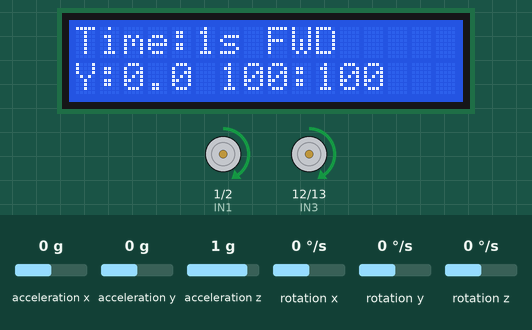
Bench run of a sketch on a simulated Arduino Uno, built with avr-gcc and run on an emulated ATmega328P. On the bench: 16×2 character LCD, motor-driver pin pairs drawn as motors (green arrow = first pin HIGH = forward, orange = second pin HIGH = backward, longer = more drive, scaled by the enable pin). Inputs (shaded band) come from the test bench; at power-on: rotation z 0 °/s, acceleration x 0 g, acceleration y 0 g, acceleration z 1 g, rotation x 0 °/s, rotation y 0 °/s. At 14.5 s the program stops and its outputs stay as they are.

Above: at 4.6 s.
4.7 s: rotation z set to -192 °/s
At 4.86 s:
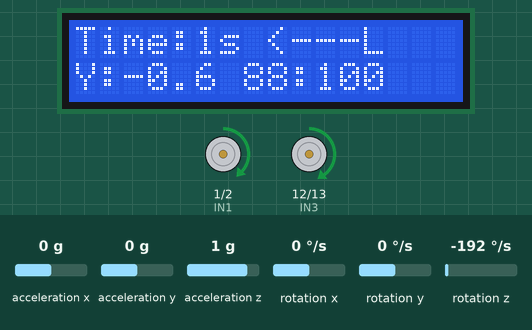
6.4 s: rotation z set to 139 °/s
At 7.21 s:
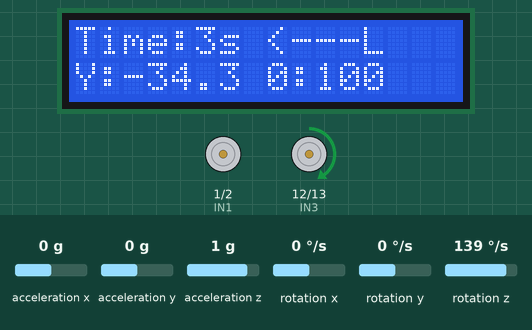
7.9 s: rotation z set to 150 °/s
At 9.7 s:
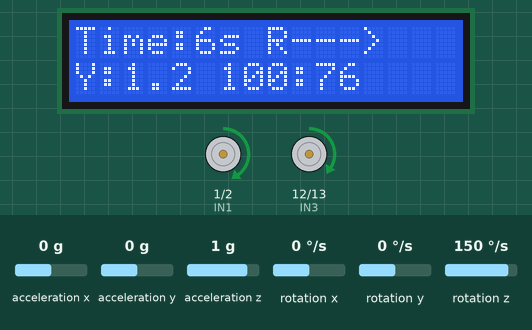
Timing chart, 0 to 16.0 s (numbered marks = the images above; inputs shaded):
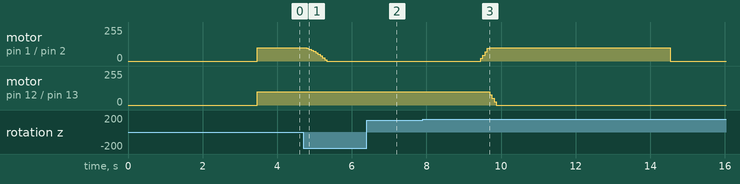

The sketch:

main_code_1.ino
```cpp
#include <Wire.h>
#include <LiquidCrystal.h>
#include <MPU6050.h>

LiquidCrystal lcd(8, 9, 4, 5, 6, 7);
MPU6050 mpu;

// Motor pins
const int IN1 = 1, IN2 = 2, IN3 = 12, IN4 = 13;
const int ENA = 11; // 左轮
const int ENB = 3;  // 右轮

unsigned long startMillis;
int secondsElapsed = 0;

const int maxLeft = 100;
const int maxRight = 100;
float targetYaw = 0;
float Kp = 0.2; // 调比例，让微小角度也调速
float yaw = 0;
float yawOffset = 0;

void setup() {
  lcd.begin(16, 2);
  lcd.print("Initializing...");

  Wire.begin();
  mpu.initialize();
  delay(2000);

  // ===== 开机零偏校正 =====
  long sum = 0;
  for (int i = 0; i < 100; i++) {
    int16_t ax, ay, az, gx, gy, gz;
    mpu.getMotion6(&ax, &ay, &az, &gx, &gy, &gz);
    sum += gz;
    delay(10);
  }
  yawOffset = sum / 100.0;  // 平均静态偏置

  pinMode(IN1, OUTPUT);
  pinMode(IN2, OUTPUT);
  pinMode(IN3, OUTPUT);
  pinMode(IN4, OUTPUT);
  pinMode(ENA, OUTPUT);
  pinMode(ENB, OUTPUT);

  moveStraight();
  startMillis = millis();
}

void moveStraight() {
  digitalWrite(IN1, HIGH); digitalWrite(IN2, LOW);
  digitalWrite(IN3, HIGH); digitalWrite(IN4, LOW);
}

void stopMotors() {
  digitalWrite(IN1, LOW); digitalWrite(IN2, LOW);
  digitalWrite(IN3, LOW); digitalWrite(IN4, LOW);
}

void loop() {
  secondsElapsed = (millis() - startMillis) / 1000;

  int16_t ax, ay, az, gx, gy, gz;
  mpu.getMotion6(&ax, &ay, &az, &gx, &gy, &gz);

  // ===== 修正零偏 + 小滤波 =====
  float gz_corrected = gz - yawOffset;
  static float yawFiltered = 0;
  yawFiltered = 0.95 * yawFiltered + 0.05 * (gz_corrected / 131.0 * 0.01); // 简单低通
  yaw += yawFiltered;

  float error = targetYaw - yaw;

  // 修正百分比
  float correctionPercent = constrain(abs(Kp * error), 0, 1.0);

  int leftSpeed = maxLeft;
  int rightSpeed = maxRight;
  String status = "FWD";

  if (error > 0) {
    leftSpeed = maxLeft * (1.0 - correctionPercent);
    rightSpeed = maxRight;
    status = "<---L";
  } else if (error < 0) {
    leftSpeed = maxLeft;
    rightSpeed = maxRight * (1.0 - correctionPercent);
    status = "R--->";
  }

  analogWrite(ENA, leftSpeed);
  analogWrite(ENB, rightSpeed);

  // ==== LCD 输出 ====
  lcd.setCursor(0, 0);
  lcd.print("Time:");
  lcd.print(secondsElapsed);
  lcd.print("s ");
  lcd.print(status);

  lcd.setCursor(0, 1);
  lcd.print("Y:");
  lcd.print(yaw, 1); // 一位小数
  lcd.print(" ");
  lcd.print(leftSpeed);
  lcd.print(":");
  lcd.print(rightSpeed);

  delay(50);
  lcd.clear();

  if (secondsElapsed > 10) {
    stopMotors();
    lcd.clear();
    lcd.print("10 sec goal done");
    lcd.setCursor(0, 1);
    lcd.print("TOUCH MORE GRASS");
    while (1);
  }
}
```

Measured:
- the behaviour switches between 143 and 144 °/s on rotation z (found by bisection; images 2 and 3)
- after the input at 4.7 s, motor on pin 1 (IN1) / pin 2 (IN2): moves from forward 100/255 to stopped over 0.61 s, starting at once; the display: first changes at once (image 1 shows a later state)
